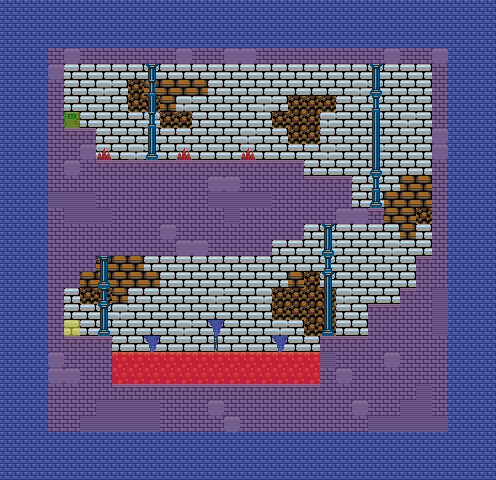

This is a level from a 2D game, rendered from its Tiled map with the project's own tilesets. A one-line summary and the map file follow, with tile-layer data summarised:
An orthogonal 31x30 tile map with 16x16 px tiles, 10 tile layers (Parallax, Background2, Background, Obstacles, ...), 2 tilesets.

<map version="1.0" orientation="orthogonal" renderorder="right-down" width="31" height="30" tilewidth="16" tileheight="16" nextobjectid="1">
 <tileset firstgid="1" name="simples_pimples2" tilewidth="16" tileheight="16" tilecount="1056" columns="22">
  <image source="simples_pimples2.png" width="352" height="768" />
 </tileset>
 <tileset firstgid="1057" name="MetaTiles" tilewidth="16" tileheight="16" tilecount="6" columns="2">
  <image source="MetaTiles.png" width="32" height="48" />
 </tileset>
 <layer name="Parallax" width="31" height="30">
  <properties>
   <property name="NoDraw" type="int" value="0" />
  </properties>
  <data>[930 cells, 930 non-empty, 2 distinct tile ids]</data>
 </layer>
 <layer name="Background2" width="31" height="30">
  <properties>
   <property name="NoDraw" type="int" value="0" />
  </properties>
  <data>[930 cells, 880 non-empty, 2 distinct tile ids]</data>
 </layer>
 <layer name="Background" width="31" height="30">
  <properties>
   <property name="NoDraw" type="int" value="0" />
  </properties>
  <data>[930 cells, 330 non-empty, 1 distinct tile ids]</data>
 </layer>
 <layer name="Obstacles" width="31" height="30">
  <properties>
   <property name="NoDraw" type="int" value="0" />
  </properties>
  <data>[930 cells, 9 non-empty, 3 distinct tile ids]</data>
 </layer>
 <layer name="Misc" width="31" height="30">
  <properties>
   <property name="NoDraw" type="int" value="0" />
  </properties>
  <data>[930 cells, 70 non-empty, 7 distinct tile ids]</data>
 </layer>
 <layer name="Ground" width="31" height="30">
  <properties>
   <property name="NoDraw" type="int" value="0" />
  </properties>
  <data>[930 cells, 288 non-empty, 4 distinct tile ids]</data>
 </layer>
 <layer name="Spawn" width="31" height="30">
  <properties>
   <property name="NoDraw" type="int" value="1" />
   <property name="Nodraw" type="int" value="1" />
  </properties>
  <data>[930 cells, 1 non-empty, 1 distinct tile ids]</data>
 </layer>
 <layer name="NoWalkable" width="31" height="30">
  <properties>
   <property name="NoDraw" type="int" value="1" />
   <property name="NoWalkable" type="int" value="1" />
  </properties>
  <data>[930 cells, 621 non-empty, 2 distinct tile ids]</data>
 </layer>
 <layer name="End" width="31" height="30">
  <properties>
   <property name="End" type="int" value="1" />
   <property name="NoDraw" type="int" value="1" />
  </properties>
  <data>[930 cells, 1 non-empty, 1 distinct tile ids]</data>
 </layer>
 <layer name="Death" width="31" height="30">
  <properties>
   <property name="Death" type="int" value="1" />
   <property name="NoDraw" type="int" value="1" />
  </properties>
  <data>[930 cells, 29 non-empty, 2 distinct tile ids]</data>
 </layer>
</map>
